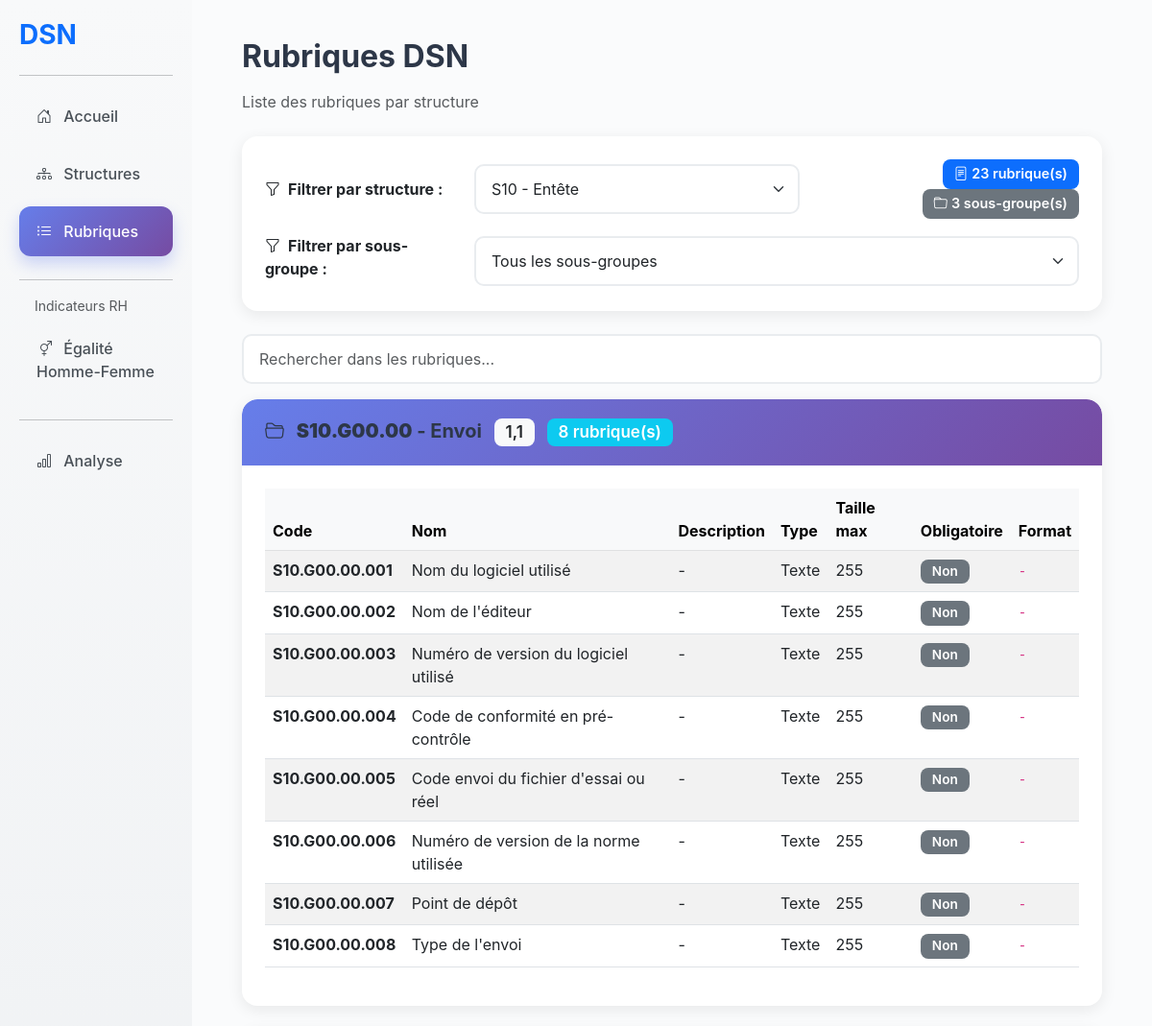
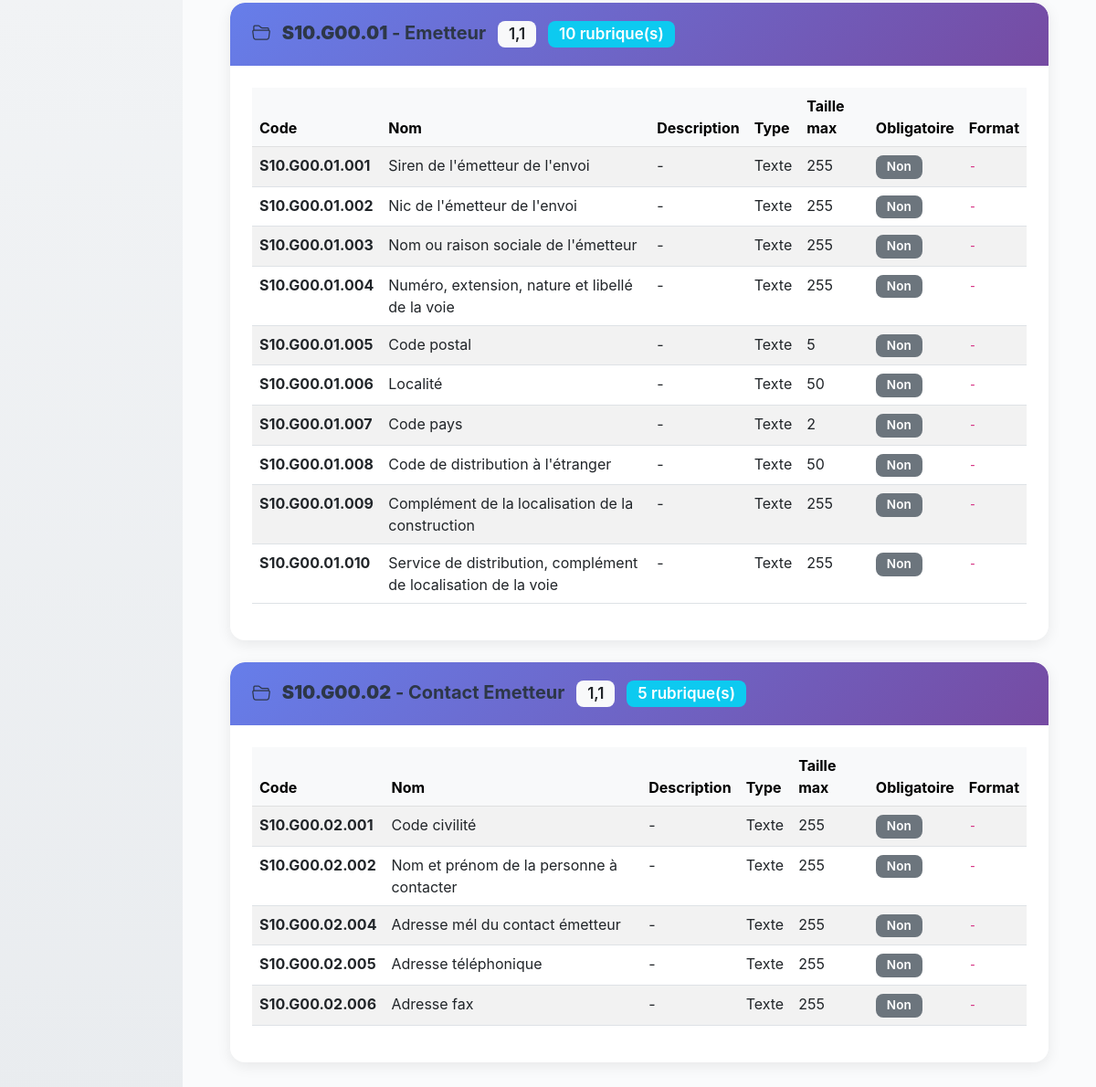
Page /rubriques on the committed database (2 pictures, top to bottom).
### tables this page shows
CREATE TABLE sous_groupes (
    id INTEGER PRIMARY KEY AUTOINCREMENT,
    code VARCHAR(20) NOT NULL UNIQUE,  -- Ex: S10.G00.01
    structure_code VARCHAR(10) NOT NULL,  -- Ex: S10
    nom VARCHAR(200) NOT NULL,  -- Ex: Emetteur
    description TEXT,
    cardinalite VARCHAR(20),  -- Ex: (1,1) ou (0,N)
    ordre INTEGER,
    actif BOOLEAN DEFAULT 1,
    created_at TIMESTAMP DEFAULT CURRENT_TIMESTAMP,
    FOREIGN KEY (structure_code) REFERENCES structures(code)
);

CREATE TABLE rubriques (
    id INTEGER PRIMARY KEY AUTOINCREMENT,
    code VARCHAR(20) NOT NULL UNIQUE,  -- Ex: S10.G00.00.001
    structure_code VARCHAR(10) NOT NULL,  -- Ex: S10
    nom VARCHAR(200) NOT NULL,
    description TEXT,
    type_donnee VARCHAR(50),  -- Texte, Numérique, Date, etc.
    taille_max INTEGER,  -- Taille maximale du champ
    obligatoire BOOLEAN DEFAULT 0,
    format VARCHAR(100),  -- Format attendu (ex: NNNNNNNNNNNNNN pour SIRET)
    actif BOOLEAN DEFAULT 1,
    created_at TIMESTAMP DEFAULT CURRENT_TIMESTAMP, sous_groupe_code VARCHAR(20),
    FOREIGN KEY (structure_code) REFERENCES structures(code)
);

### app.py (the view)
@app.route('/rubriques')
def rubriques():
    conn = get_db_connection()
    structure_filter = request.args.get('structure', 'S10')  # Par défaut S10
    structures_df = pd.read_sql_query(
        "SELECT code, nom FROM structures ORDER BY ordre",
        conn
    )
    structures_list = structures_df.to_dict('records')
    sous_groupes_df = pd.read_sql_query(
        "SELECT code, nom, cardinalite FROM sous_groupes "
        "WHERE structure_code = ? ORDER BY code",
        conn,
        params=[structure_filter]
    )
    sous_groupes_avec_rubriques = []
    for _, sg in sous_groupes_df.iterrows():
        rubriques_df = pd.read_sql_query(
            "SELECT code, nom, description, type_donnee, taille_max, obligatoire, format "
            "FROM rubriques WHERE sous_groupe_code = ? ORDER BY code",
            conn,
            params=[sg['code']]
        )
        sous_groupes_avec_rubriques.append({
            'code': sg['code'],
            'nom': sg['nom'],
            'cardinalite': sg['cardinalite'],
            'rubriques': rubriques_df.to_dict('records')
        })
    conn.close()
    return render_template('rubriques.html',
                         sous_groupes=sous_groupes_avec_rubriques,
                         structures=structures_list,
                         structure_selectionnee=structure_filter)

### app.py (called while the page is built)
def get_db_connection():
    conn = sqlite3.connect('dsn.db')
    conn.row_factory = sqlite3.Row
    return conn

### templates/rubriques.html (shortened to what this page needs)
{% extends "base.html" %}
{% block content %}
<div class="container-fluid">
    <h2 class="mb-3">Rubriques DSN</h2>
    <p class="text-muted mb-4">Liste des rubriques par structure</p>
    <div class="card mb-4 shadow-sm">
        <div class="card-body">
            <div class="row align-items-center mb-3">
                <div class="col-md-3">
                    <label for="structureSelect" class="form-label fw-bold mb-0">
                        <i class="bi bi-funnel me-2"></i>Filtrer par structure :
                    </label>
                </div>
                <div class="col-md-5">
                    <select class="form-select" id="structureSelect" onchange="filtrerParStructure()">
                        {% for structure in structures %}
                        <option value="{{ structure.code }}"
                                {% if structure.code == structure_selectionnee %}selected{% endif %}>
                            {{ structure.code }} - {{ structure.nom }}
                        </option>
                        {% endfor %}
                    </select>
                </div>
                <div class="col-md-4 text-end">
                    {% set total_rubriques = namespace(count=0) %}
                    {% for sg in sous_groupes %}
                        {% set total_rubriques.count = total_rubriques.count + sg.rubriques|length %}
                    {% endfor %}
                    <span class="badge bg-primary" style="font-size: 0.9rem; padding: 0.5rem 0.75rem;">
                        <i class="bi bi-file-text me-1"></i>{{ total_rubriques.count }} rubrique(s)
                    </span>
                    <span class="badge bg-secondary ms-2" style="font-size: 0.9rem; padding: 0.5rem 0.75rem;">
                        <i class="bi bi-folder me-1"></i>{{ sous_groupes|length }} sous-groupe(s)
                    </span>
                </div>
            </div>
            <div class="row align-items-center">
                <div class="col-md-3">
                    <label for="sousGroupeSelect" class="form-label fw-bold">
                        <i class="bi bi-funnel me-2"></i>Filtrer par sous-groupe :
                    </label>
                </div>
                <div class="col-md-9">
                    <select class="form-select" id="sousGroupeSelect" onchange="filtrerParSousGroupe()">
                        <option value="">Tous les sous-groupes</option>
                    </select>
                </div>
            </div>
        </div>
    </div>
    {% if sous_groupes %}
    <div class="mb-3">
        <input type="text" id="searchInput" class="form-control" placeholder="Rechercher dans les rubriques...">
    </div>
    {% for sous_groupe in sous_groupes %}
    <div class="card shadow-sm mb-4 sous-groupe-card" data-sous-groupe="{{ sous_groupe.code }}">
        <div class="card-header bg-primary text-white">
            <h5 class="mb-0">
                <i class="bi bi-folder2-open me-2"></i>
                <strong>{{ sous_groupe.code }}</strong> - {{ sous_groupe.nom }}
                <span class="badge bg-light text-dark ms-2">{{ sous_groupe.cardinalite }}</span>
                <span class="badge bg-info ms-2">{{ sous_groupe.rubriques|length }} rubrique(s)</span>
            </h5>
        </div>
        <div class="card-body">
            {% if sous_groupe.rubriques %}
            <div class="table-responsive">
                <table class="table table-hover table-striped rubriquesTable">
                    <thead class="table-light">
                        <tr>
                            <th>Code</th>
                            <th>Nom</th>
                            <th>Description</th>
                            <th>Type</th>
                            <th>Taille max</th>
                            <th>Obligatoire</th>
                            <th>Format</th>
                        </tr>
                    </thead>
                    <tbody>
                        {% for rubrique in sous_groupe.rubriques %}
                        <tr>
                            <td><strong>{{ rubrique.code }}</strong></td>
                            <td>{{ rubrique.nom }}</td>
                            <td>{{ rubrique.description or '-' }}</td>
                            <td>{{ rubrique.type_donnee or '-' }}</td>
                            <td>{{ rubrique.taille_max or '-' }}</td>
                            <td>
                                {% if rubrique.obligatoire %}
                                <span class="badge bg-danger">Oui</span>
                                {% else %}
                                <span class="badge bg-secondary">Non</span>
                                {% endif %}
                            </td>
                            <td><code>{{ rubrique.format or '-' }}</code></td>
                        </tr>
                        {% endfor %}
                    </tbody>
                </table>
            </div>
            {% else %}
            <div class="text-muted">
                <i class="bi bi-info-circle me-2"></i>
                Aucune rubrique dans ce sous-groupe
            </div>
            {% endif %}
        </div>
    </div>
    {% endfor %}
    {% else %}
    <div class="alert alert-warning">
        <i class="bi bi-exclamation-triangle me-2"></i>
        Aucun sous-groupe trouvé pour la structure <strong>{{ structure_selectionnee }}</strong>
    </div>
    {% endif %}
</div>
{% endblock %}

### templates/base.html (style rules this page uses)
:root { --primary-gradient: linear-gradient(135deg, #667eea 0%, #764ba2 100%); --success-gradient: linear-gradient(135deg, #11998e 0%, #38ef7d 100%); --info-gradient: linear-gradient(135deg, #4facfe 0%, #00f2fe 100%); --warning-gradient: linear-gradient(135deg, #fa709a 0%, #fee140 100%); }
body { font-family: 'Inter', -apple-system, BlinkMacSystemFont, 'Segoe UI', Roboto, sans-serif; }
.card { border: none; border-radius: 16px; box-shadow: 0 4px 20px rgba(0,0,0,0.08); transition: transform 0.3s ease, box-shadow 0.3s ease; overflow: hidden; }
.card-header { border: none; border-radius: 16px 16px 0 0 !important; padding: 20px 24px; font-weight: 600; }
.card-header.bg-primary { background: var(--primary-gradient) !important; }
.card-body { padding: 24px; }
.table-hover tbody tr { transition: all 0.2s ease; }
.badge { padding: 6px 12px; border-radius: 8px; font-weight: 600; font-size: 0.85em; }
.form-control, .form-select { border-radius: 10px; border: 2px solid #e9ecef; padding: 12px 16px; transition: all 0.3s ease; }
h2, h3, h4, h5, h6 { font-weight: 700; color: #2d3748; }
.shadow-sm { box-shadow: 0 4px 16px rgba(0,0,0,0.08) !important; }
.card { animation: slideInUp 0.5s ease-out; }
.bi { transition: transform 0.2s ease; }

### rows in the picture
sous_groupes: code "S10.G00.00", nom "Envoi", cardinalite "1,1", rubriques|length "8"
rubriques: code "S10.G00.00.001", nom "Nom du logiciel utilisé", description "-", type_donnee "Texte", taille_max "255", obligatoire "Non", format "-"
rubriques: code "S10.G00.00.002", nom "Nom de l'éditeur", description "-", type_donnee "Texte", taille_max "255", obligatoire "Non", format "-"
rubriques: code "S10.G00.00.003", nom "Numéro de version du logiciel utilisé", description "-", type_donnee "Texte", taille_max "255", obligatoire "Non", format "-"
rubriques: code "S10.G00.00.004", nom "Code de conformité en pré-contrôle", description "-", type_donnee "Texte", taille_max "255", obligatoire "Non", format "-"
rubriques: code "S10.G00.00.005", nom "Code envoi du fichier d'essai ou réel", description "-", type_donnee "Texte", taille_max "255", obligatoire "Non", format "-"
rubriques: code "S10.G00.00.006", nom "Numéro de version de la norme utilisée", description "-", type_donnee "Texte", taille_max "255", obligatoire "Non", format "-"
rubriques: code "S10.G00.00.007", nom "Point de dépôt", description "-", type_donnee "Texte", taille_max "255", obligatoire "Non", format "-"
rubriques: code "S10.G00.00.008", nom "Type de l'envoi", description "-", type_donnee "Texte", taille_max "255", obligatoire "Non", format "-"
sous_groupes: code "S10.G00.01", nom "Emetteur", cardinalite "1,1", rubriques|length "10"
rubriques: code "S10.G00.01.001", nom "Siren de l'émetteur de l'envoi", description "-", type_donnee "Texte", taille_max "255", obligatoire "Non", format "-"
rubriques: code "S10.G00.01.002", nom "Nic de l'émetteur de l'envoi", description "-", type_donnee "Texte", taille_max "255", obligatoire "Non", format "-"
rubriques: code "S10.G00.01.003", nom "Nom ou raison sociale de l'émetteur", description "-", type_donnee "Texte", taille_max "255", obligatoire "Non", format "-"
rubriques: code "S10.G00.01.004", nom "Numéro, extension, nature et libellé de la voie", description "-", type_donnee "Texte", taille_max "255", obligatoire "Non", format "-"
rubriques: code "S10.G00.01.005", nom "Code postal", description "-", type_donnee "Texte", taille_max "5", obligatoire "Non", format "-"
rubriques: code "S10.G00.01.006", nom "Localité", description "-", type_donnee "Texte", taille_max "50", obligatoire "Non", format "-"
rubriques: code "S10.G00.01.007", nom "Code pays", description "-", type_donnee "Texte", taille_max "2", obligatoire "Non", format "-"
rubriques: code "S10.G00.01.008", nom "Code de distribution à l'étranger", description "-", type_donnee "Texte", taille_max "50", obligatoire "Non", format "-"
rubriques: code "S10.G00.01.009", nom "Complément de la localisation de la construction", description "-", type_donnee "Texte", taille_max "255", obligatoire "Non", format "-"
rubriques: code "S10.G00.01.010", nom "Service de distribution, complément de localisation de la voie", description "-", type_donnee "Texte", taille_max "255", obligatoire "Non", format "-"
sous_groupes: code "S10.G00.02", nom "Contact Emetteur", cardinalite "1,1", rubriques|length "5"
rubriques: code "S10.G00.02.001", nom "Code civilité", description "-", type_donnee "Texte", taille_max "255", obligatoire "Non", format "-"
rubriques: code "S10.G00.02.002", nom "Nom et prénom de la personne à contacter", description "-", type_donnee "Texte", taille_max "255", obligatoire "Non", format "-"
rubriques: code "S10.G00.02.004", nom "Adresse mél du contact émetteur", description "-", type_donnee "Texte", taille_max "255", obligatoire "Non", format "-"
rubriques: code "S10.G00.02.005", nom "Adresse téléphonique", description "-", type_donnee "Texte", taille_max "255", obligatoire "Non", format "-"
rubriques: code "S10.G00.02.006", nom "Adresse fax", description "-", type_donnee "Texte", taille_max "255", obligatoire "Non", format "-"

### other values in the picture
{{ total_rubriques.count }} "23"
{{ sous_groupes|length }} "3"
form field value "S10 - Entête"
